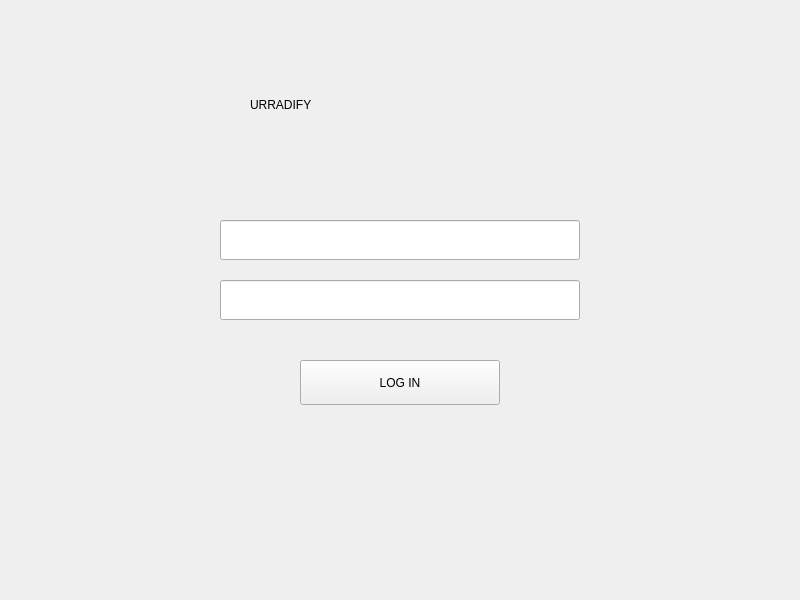
<?xml version="1.0" encoding="UTF-8"?>
<ui version="4.0">
 <class>MainWindow</class>
 <widget class="QMainWindow" name="MainWindow">
  <property name="geometry">
   <rect><x>0</x><y>0</y><width>800</width><height>600</height></rect>
  </property>
  <property name="windowTitle">
   <string>URRADIFY - Login</string>
  </property>
  <widget class="QWidget" name="centralwidget">
   <widget class="QLabel" name="labelTitle">
    <property name="geometry"><rect><x>250</x><y>80</y><width>300</width><height>50</height></rect></property>
    <property name="text"><string>URRADIFY</string></property>
   </widget>
   <widget class="QLineEdit" name="txtUsername">
    <property name="geometry"><rect><x>220</x><y>220</y><width>360</width><height>40</height></rect></property>
   </widget>
   <widget class="QLineEdit" name="txtPassword">
    <property name="geometry"><rect><x>220</x><y>280</y><width>360</width><height>40</height></rect></property>
    <property name="echoMode"><enum>QLineEdit::Password</enum></property>
   </widget>
   <widget class="QPushButton" name="btnLogin">
    <property name="geometry"><rect><x>300</x><y>360</y><width>200</width><height>45</height></rect></property>
    <property name="text"><string>LOG IN</string></property>
   </widget>
  </widget>
 </widget>
 <resources/>
 <connections/>
</ui>
